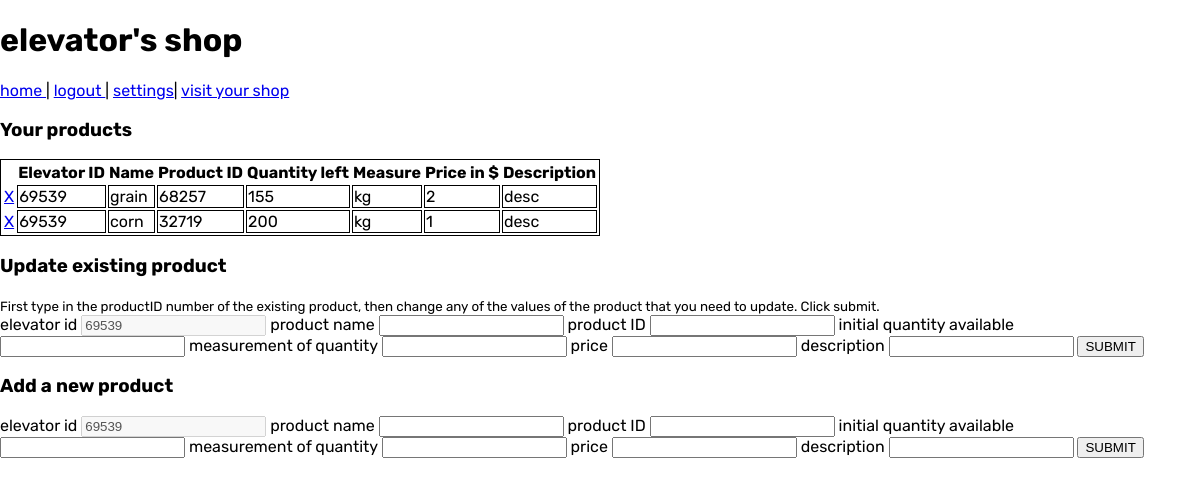
Screenshot of /manage-shop (signed in) with the database file from the repository.
### tables this page shows
CREATE TABLE products(elevator_id int, name text, product_id int, quantity_available int, measure varchar(255), price int, description text);

### app.py (the view)
@app.route('/manage-shop')
def manage_shop():
    if 'username' in session:
        if session["elevator"] == True:
            id=session['user_id']
            result = getProductList(id)
            return render_template('manage-shop.html', username=session['username'], products=result, user_id=id)
    else:
        return redirect("/home", code=302)

### app.py (called while the page is built)
def getProductList(id):
    con = lite.connect('base.db')
    cur = con.cursor()
    cur.execute(f"SELECT * from products WHERE elevator_id='{id}';")
    result = cur.fetchall()
    if not result:
        result = []
    else:
        result = ['' if x is None else x for x in result]
    cur.close()
    return result

### templates/manage-shop.html (shortened to what this page needs)
<!doctype html>
<head>
  <link rel= "stylesheet" type= "text/css" href= "{{ url_for('static', filename='main.css') }}">
</head>
<h1>{{username}}'s shop</h1>
<nav>
  <a href="/home">home </a>|
  <a href="/logout">logout </a>|
  <a href="/settings-farmer">settings</a>|
  <a href="/shop?name={{username}}">visit your shop</a>
</nav>
<h3>Your products</h3>
<table style="border: 1px solid;">
  <thead>
    <tr>
      <th></th>
      <th>Elevator ID</th>
      <th>Name</th>
      <th>Product ID</th>
      <th>Quantity left</th>
      <th>Measure</th>
      <th>Price in $</th>
      <th>Description</th>
    </tr>
  </thead>
  {% for product in products %}
    <tr>
      <td><a href="{{ url_for('delete_product', elevator_id = user_id, product_id = product[2])}}">X</a></td>
      {% for i in product %}
        <td style="border: 1px solid;">{{i}}</td>
      {% endfor %}
    </tr>
  {% endfor %}
</table>
<h3>Update existing product</h3>
<small>First type in the productID number of the existing product,
  then change any of the values of the product that you need to update. Click submit.
</small>
<form action="/update-product" method="post">
  <label>elevator id</label>
  <input type="number" name="elevator_id" value={{user_id}} disabled>
  <label>product name</label>
  <input type="text" name="product_name">
  <label>product ID</label>
  <input type="number" name="product_id" required>
  <label>initial quantity available</label>
  <input type="text" name="quantity_available">
  <label>measurement of quantity</label>
  <input type="text" name="measure">
  <label>price</label>
  <input type="number" name="price">
  <label>description</label>
  <input type="text" name="description"></input>
  <button type="submit">SUBMIT</button>
</form>
<h3>Add a new product</h3>
<form action="/add-product" method="post">
  <label>elevator id</label>
  <input type="number" name="elevator_id" value={{user_id}} disabled>
  <label>product name</label>
  <input type="text" name="product_name">
  <label>product ID</label>
  <input type="number" name="product_id">
  <label>initial quantity available</label>
  <input type="text" name="quantity_available">
  <label>measurement of quantity</label>
  <input type="text" name="measure">
  <label>price</label>
  <input type="number" name="price">
  <label>description</label>
  <input type="text" name="description"></input>
  <button type="submit">SUBMIT</button>
</form>

### static/main.css (style rules this page uses)
body, h1, h2, h3, h4, h5, h6, p { font-family: 'Rubik', sans-serif; }

### rows the page displays
products: elevator "69539", name "grain", product "68257", product "155" "2", measure "kg", description "desc"
products: elevator "69539", name "corn", product "32719", product "200" "1", measure "kg", description "desc"

### other values shown
{{ username }} "elevator"
